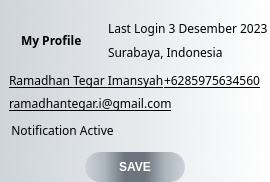
                   <widget class="QFrame" name="frame_4">
                    <property name="styleSheet">
                     <string notr="true">background-color: qlineargradient(spread:pad, x1:0, y1:0.528, x2:1, y2:0.517, stop:1 #ffffff, stop:0 #ced4da);
border-radius:40px;
</string>
                    </property>
                    <property name="frameShape">
                     <enum>QFrame::StyledPanel</enum>
                    </property>
                    <property name="frameShadow">
                     <enum>QFrame::Raised</enum>
                    </property>
                    <layout class="QVBoxLayout" name="verticalLayout_12">
                     <property name="spacing">
                      <number>0</number>
                     </property>
                     <property name="leftMargin">
                      <number>0</number>
                     </property>
                     <property name="topMargin">
                      <number>0</number>
                     </property>
                     <property name="rightMargin">
                      <number>0</number>
                     </property>
                     <property name="bottomMargin">
                      <number>0</number>
                     </property>
                     <item>
                      <widget class="QFrame" name="frame_9">
                       <property name="sizePolicy">
                        <sizepolicy hsizetype="Expanding" vsizetype="Expanding">
                         <horstretch>0</horstretch>
                         <verstretch>0</verstretch>
                        </sizepolicy>
                       </property>
                       <property name="frameShape">
                        <enum>QFrame::StyledPanel</enum>
                       </property>
                       <property name="frameShadow">
                        <enum>QFrame::Raised</enum>
                       </property>
                       <layout class="QHBoxLayout" name="horizontalLayout_34">
                        <item>
                         <widget class="QFrame" name="frame_11">
                          <property name="styleSheet">
                           <string notr="true">background-color:rgba(0,0,0,0);</string>
                          </property>
                          <property name="frameShape">
                           <enum>QFrame::StyledPanel</enum>
                          </property>
                          <property name="frameShadow">
                           <enum>QFrame::Raised</enum>
                          </property>
                         </widget>
                        </item>
                        <item>
                         <widget class="QFrame" name="framefoto">
                          <property name="styleSheet">
                           <string notr="true">border-image: url(:/image/Image/Ramadhan Tegar Imansyah_4121600053_D4 Teknik Mekatronika B.jpg);
border-radius:50px;</string>
                          </property>
                          <property name="frameShape">
                           <enum>QFrame::StyledPanel</enum>
                          </property>
                          <property name="frameShadow">
                           <enum>QFrame::Raised</enum>
                          </property>
                         </widget>
                        </item>
                        <item>
                         <widget class="QFrame" name="frame_49">
                          <property name="styleSheet">
                           <string notr="true">background-color:rgba(0,0,0,0);</string>
                          </property>
                          <property name="frameShape">
                           <enum>QFrame::StyledPanel</enum>
                          </property>
                          <property name="frameShadow">
                           <enum>QFrame::Raised</enum>
                          </property>
                         </widget>
                        </item>
                       </layout>
                      </widget>
                     </item>
                     <item>
                      <widget class="QFrame" name="frame_10">
                       <property name="sizePolicy">
                        <sizepolicy hsizetype="Expanding" vsizetype="Expanding">
                         <horstretch>0</horstretch>
                         <verstretch>0</verstretch>
                        </sizepolicy>
                       </property>
                       <property name="frameShape">
                        <enum>QFrame::StyledPanel</enum>
                       </property>
                       <property name="frameShadow">
                        <enum>QFrame::Raised</enum>
                       </property>
                       <layout class="QHBoxLayout" name="horizontalLayout_26">
                        <property name="spacing">
                         <number>2</number>
                        </property>
                        <property name="leftMargin">
                         <number>0</number>
                        </property>
                        <property name="topMargin">
                         <number>0</number>
                        </property>
                        <property name="rightMargin">
                         <number>0</number>
                        </property>
                        <property name="bottomMargin">
                         <number>0</number>
                        </property>
                        <item>
                         <widget class="QFrame" name="frame_14">
                          <property name="font">
                           <font>
                            <weight>75</weight>
                            <bold>true</bold>
                           </font>
                          </property>
                          <property name="styleSheet">
                           <string notr="true">background-color:rgba(0,0,0,0);</string>
                          </property>
                          <property name="frameShape">
                           <enum>QFrame::StyledPanel</enum>
                          </property>
                          <property name="frameShadow">
                           <enum>QFrame::Raised</enum>
                          </property>
                          <layout class="QVBoxLayout" name="verticalLayout_16">
                           <item alignment="Qt::AlignHCenter|Qt::AlignVCenter">
                            <widget class="QLabel" name="label_7">
                             <property name="font">
                              <font>
                               <family>Bahnschrift</family>
                               <pointsize>9</pointsize>
                               <weight>75</weight>
                               <bold>true</bold>
                              </font>
                             </property>
                             <property name="text">
                              <string>My Profile</string>
                             </property>
                            </widget>
                           </item>
                          </layout>
                         </widget>
                        </item>
                        <item>
                         <widget class="QFrame" name="frame_30">
                          <property name="styleSheet">
                           <string notr="true">background-color:rgba(0,0,0,0);
</string>
                          </property>
                          <property name="frameShape">
                           <enum>QFrame::StyledPanel</enum>
                          </property>
                          <property name="frameShadow">
                           <enum>QFrame::Raised</enum>
                          </property>
                          <layout class="QVBoxLayout" name="verticalLayout_22">
                           <property name="spacing">
                            <number>7</number>
                           </property>
                           <property name="leftMargin">
                            <number>2</number>
                           </property>
                           <property name="topMargin">
                            <number>2</number>
                           </property>
                           <property name="rightMargin">
                            <number>2</number>
                           </property>
                           <property name="bottomMargin">
                            <number>2</number>
                           </property>
                           <item alignment="Qt::AlignBottom">
                            <widget class="QLabel" name="label_8">
                             <property name="font">
                              <font>
                               <family>Bahnschrift</family>
                               <pointsize>9</pointsize>
                              </font>
                             </property>
                             <property name="text">
                              <string>Last Login 3 Desember 2023</string>
                             </property>
                            </widget>
                           </item>
                           <item alignment="Qt::AlignTop">
                            <widget class="QLabel" name="label_9">
                             <property name="font">
                              <font>
                               <family>Bahnschrift</family>
                               <pointsize>9</pointsize>
                              </font>
                             </property>
                             <property name="text">
                              <string>Surabaya, Indonesia</string>
                             </property>
                            </widget>
                           </item>
                          </layout>
                         </widget>
                        </item>
                       </layout>
                      </widget>
                     </item>
                     <item>
                      <widget class="QFrame" name="frame_12">
                       <property name="sizePolicy">
                        <sizepolicy hsizetype="Expanding" vsizetype="Expanding">
                         <horstretch>0</horstretch>
                         <verstretch>0</verstretch>
                        </sizepolicy>
                       </property>
                       <property name="frameShape">
                        <enum>QFrame::StyledPanel</enum>
                       </property>
                       <property name="frameShadow">
                        <enum>QFrame::Raised</enum>
                       </property>
                       <layout class="QVBoxLayout" name="verticalLayout_14">
                        <item>
                         <widget class="QFrame" name="frame_33">
                          <property name="frameShape">
                           <enum>QFrame::StyledPanel</enum>
                          </property>
                          <property name="frameShadow">
                           <enum>QFrame::Raised</enum>
                          </property>
                          <layout class="QHBoxLayout" name="horizontalLayout_27">
                           <property name="spacing">
                            <number>0</number>
                           </property>
                           <property name="leftMargin">
                            <number>0</number>
                           </property>
                           <property name="topMargin">
                            <number>0</number>
                           </property>
                           <property name="rightMargin">
                            <number>0</number>
                           </property>
                           <property name="bottomMargin">
                            <number>0</number>
                           </property>
                           <item>
                            <widget class="QLabel" name="nama">
                             <property name="font">
                              <font>
                               <family>Bahnschrift</family>
                               <pointsize>9</pointsize>
                               <underline>true</underline>
                              </font>
                             </property>
                             <property name="styleSheet">
                              <string notr="true">background-color:rgba(0,0,0,0);</string>
                             </property>
                             <property name="text">
                              <string>Ramadhan Tegar Imansyah</string>
                             </property>
                            </widget>
                           </item>
                           <item>
                            <widget class="QLabel" name="nomor">
                             <property name="font">
                              <font>
                               <family>Bahnschrift</family>
                               <pointsize>9</pointsize>
                               <underline>true</underline>
                              </font>
                             </property>
                             <property name="styleSheet">
                              <string notr="true">background-color:rgba(0,0,0,0);</string>
                             </property>
                             <property name="text">
                              <string>+6285975634560</string>
                             </property>
                            </widget>
                           </item>
                          </layout>
                         </widget>
                        </item>
                        <item>
                         <widget class="QFrame" name="frame_35">
                          <property name="frameShape">
                           <enum>QFrame::StyledPanel</enum>
                          </property>
                          <property name="frameShadow">
                           <enum>QFrame::Raised</enum>
                          </property>
                          <layout class="QVBoxLayout" name="verticalLayout_23">
                           <property name="spacing">
                            <number>0</number>
                           </property>
                           <property name="leftMargin">
                            <number>0</number>
                           </property>
                           <property name="topMargin">
                            <number>0</number>
                           </property>
                           <property name="rightMargin">
                            <number>0</number>
                           </property>
                           <property name="bottomMargin">
                            <number>0</number>
                           </property>
                           <item>
                            <widget class="QLabel" name="email">
                             <property name="font">
                              <font>
                               <family>Bahnschrift</family>
                               <pointsize>9</pointsize>
                               <underline>true</underline>
                              </font>
                             </property>
                             <property name="text">
                              <string>ramadhantegar.i@gmail.com</string>
                             </property>
                            </widget>
                           </item>
                          </layout>
                         </widget>
                        </item>
                        <item>
                         <widget class="QFrame" name="frame_34">
                          <property name="styleSheet">
                           <string notr="true">background-color:rgba(0,0,0,0);</string>
                          </property>
                          <property name="frameShape">
                           <enum>QFrame::StyledPanel</enum>
                          </property>
                          <property name="frameShadow">
                           <enum>QFrame::Raised</enum>
                          </property>
                          <layout class="QVBoxLayout" name="verticalLayout_24">
                           <property name="spacing">
                            <number>0</number>
                           </property>
                           <property name="leftMargin">
                            <number>2</number>
                           </property>
                           <property name="topMargin">
                            <number>0</number>
                           </property>
                           <property name="rightMargin">
                            <number>0</number>
                           </property>
                           <property name="bottomMargin">
                            <number>0</number>
                           </property>
                           <item alignment="Qt::AlignLeft">
                            <widget class="QPushButton" name="pushButton_4">
                             <property name="sizePolicy">
                              <sizepolicy hsizetype="Minimum" vsizetype="Maximum">
                               <horstretch>0</horstretch>
                               <verstretch>0</verstretch>
                              </sizepolicy>
                             </property>
                             <property name="minimumSize">
                              <size>
                               <width>0</width>
                               <height>25</height>
                              </size>
                             </property>
                             <property name="font">
                              <font>
                               <family>Bahnschrift</family>
                               <pointsize>9</pointsize>
                              </font>
                             </property>
                             <property name="styleSheet">
                              <string notr="true">#pushButton_4{
	background-color:rgba(0,0,0,0);
}
#pushButton_4:hover{
	background-color: rgba(0,0,0,10);
	border-radius:12px;
}</string>
                             </property>
                             <property name="text">
                              <string>Notification Active</string>
                             </property>
                             <property name="icon">
                              <iconset resource="res.qrc">
                               <normaloff>:/icon/Icon/reminder-svgrepo-com.svg</normaloff>:/icon/Icon/reminder-svgrepo-com.svg</iconset>
                             </property>
                            </widget>
                           </item>
                          </layout>
                         </widget>
                        </item>
                       </layout>
                      </widget>
                     </item>
                     <item>
                      <widget class="QFrame" name="frame_13">
                       <property name="sizePolicy">
                        <sizepolicy hsizetype="Expanding" vsizetype="Expanding">
                         <horstretch>0</horstretch>
                         <verstretch>0</verstretch>
                        </sizepolicy>
                       </property>
                       <property name="frameShape">
                        <enum>QFrame::StyledPanel</enum>
                       </property>
                       <property name="frameShadow">
                        <enum>QFrame::Raised</enum>
                       </property>
                       <layout class="QVBoxLayout" name="verticalLayout_15">
                        <property name="spacing">
                         <number>0</number>
                        </property>
                        <property name="leftMargin">
                         <number>0</number>
                        </property>
                        <property name="topMargin">
                         <number>0</number>
                        </property>
                        <property name="rightMargin">
                         <number>0</number>
                        </property>
                        <property name="bottomMargin">
                         <number>0</number>
                        </property>
                        <item alignment="Qt::AlignHCenter">
                         <widget class="QPushButton" name="pushButton">
                          <property name="sizePolicy">
                           <sizepolicy hsizetype="Maximum" vsizetype="Maximum">
                            <horstretch>0</horstretch>
                            <verstretch>0</verstretch>
                           </sizepolicy>
                          </property>
                          <property name="minimumSize">
                           <size>
                            <width>100</width>
                            <height>30</height>
                           </size>
                          </property>
                          <property name="font">
                           <font>
                            <pointsize>9</pointsize>
                            <weight>75</weight>
                            <bold>true</bold>
                           </font>
                          </property>
                          <property name="styleSheet">
                           <string notr="true">QPushButton#pushButton{
	background-color: qlineargradient(spread:pad, x1:0, y1:0, x2:1, y2:0, stop:0 #ced4da, stop:0.2 #adb5bd, stop:0.4 #6c757d, stop:0.6 #6c757d, stop:0.8 #adb5bd, stop:1 #ced4da);
	color:rgba(255,255,255,255);
	border-radius:15px;
}

QPushButton#pushButton:hover{
	background-color: qlineargradient(spread:pad, x1:0, y1:0, x2:1, y2:0, stop:0 #ced4da, stop:0.1 #adb5bd, stop:0.2 #6c757d, stop:0.8 #6c757d, stop:0.9 #adb5bd, stop:1 #ced4da);
}

QPushButton#pushButton:pressed{
	background-color: qlineargradient(spread:pad, x1:0, y1:0, x2:1, y2:0, stop:0 #ced4da, stop:0.1 #adb5bd, stop:0.2 #6c757d, stop:0.8 #6c757d, stop:0.9 #adb5bd, stop:1 #ced4da);
	padding-left:5px;
	padding-top:5px;
}</string>
                          </property>
                          <property name="text">
                           <string>SAVE</string>
                          </property>
                         </widget>
                        </item>
                       </layout>
                      </widget>
                     </item>
                    </layout>
                   </widget>
